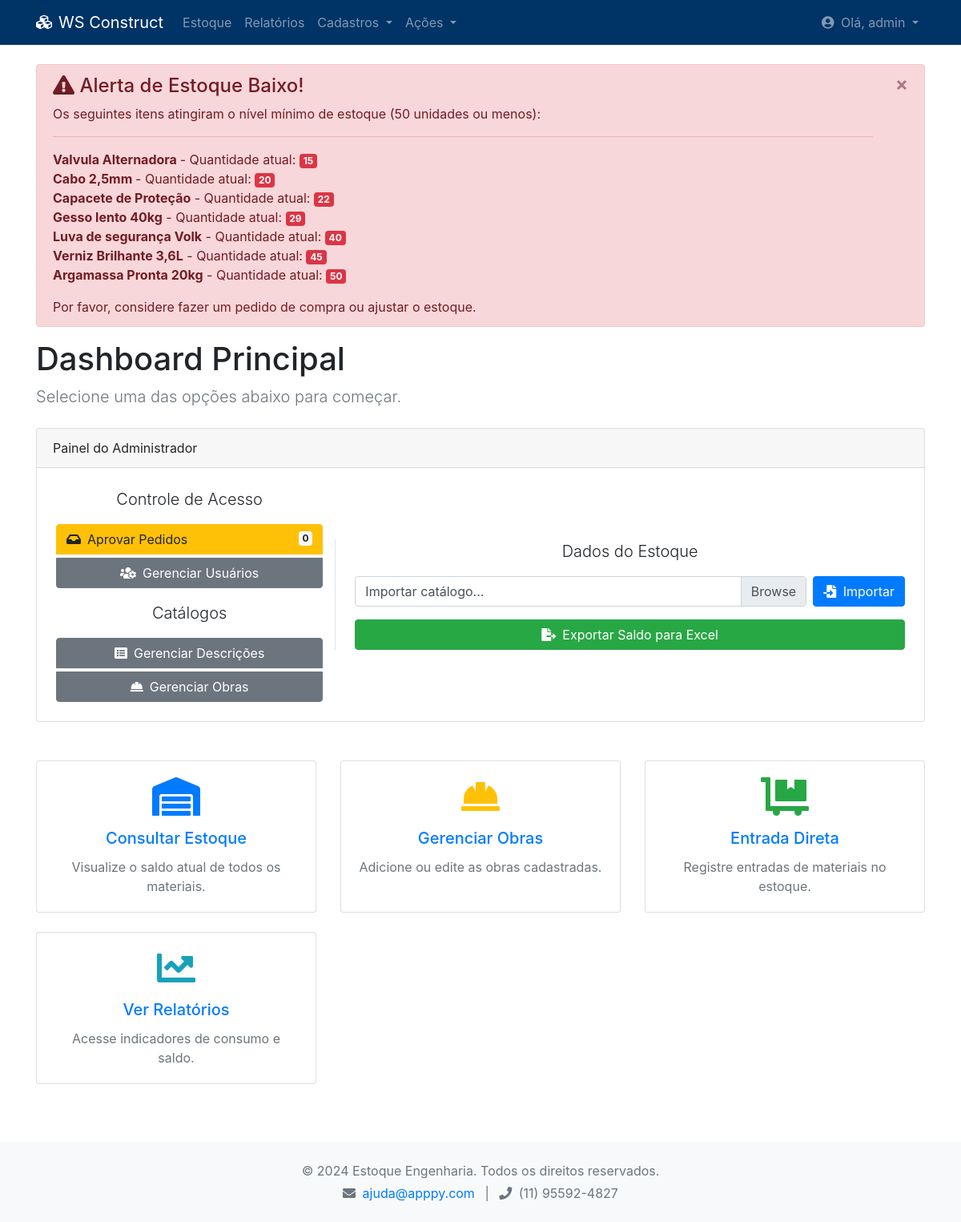
/ (signed in), run on the app's committed database.
### tables this page shows
CREATE TABLE itens_estoque (
        id INTEGER PRIMARY KEY AUTOINCREMENT,
        nome TEXT UNIQUE NOT NULL,
        descricao_id INTEGER,
        quantidade INTEGER NOT NULL DEFAULT 0,
        preco_unitario REAL,
        FOREIGN KEY (descricao_id) REFERENCES descricoes (id)
    );

### app.py (the view)
@app.route('/')
def dashboard():
    if 'usuario' not in session:
        return redirect(url_for('login'))
    itens_baixo_estoque = []
    if session['usuario']['role'] == 'administracao':
        itens_baixo_estoque = estoque.listar_itens_estoque_baixo()
    return render_template(
        'dashboard.html',
        usuario=session['usuario'],
        itens_baixo_estoque=itens_baixo_estoque)

### app.py (called while the page is built)
@app.context_processor
def inject_permissions():
    return dict(PERMISSOES=auth.PERMISSOES)

@app.context_processor
def inject_auth():
    return dict(auth=auth)

@app.context_processor
def inject_notifications():
    if 'usuario' in session and session['usuario']['role'] == 'administracao':
        pedidos_pendentes_count = len(pedidos.listar_pedidos_pendentes())
        return dict(pedidos_pendentes_count=pedidos_pendentes_count)
    return dict(pedidos_pendentes_count=0)

### database.py (called while the page is built)
def conectar_bd():
    try:
        conn = sqlite3.connect(DB_NAME)
        conn.row_factory = sqlite3.Row  # Permite acessar colunas pelo nome
        return conn
    except sqlite3.Error as e:
        logging.error(f"Erro ao conectar ao banco de dados: {e}")
        return None

### estoque.py (called while the page is built)
def listar_itens_estoque_baixo(minimo=50):
    conn = conectar_bd()
    if not conn: return []
    cursor = conn.cursor()
    cursor.execute("""
        SELECT i.id, i.nome, i.quantidade
        FROM itens_estoque i
        WHERE i.quantidade <= ?
        ORDER BY i.quantidade ASC
    """, (minimo,))
    itens = cursor.fetchall()
    conn.close()
    return [dict(item) for item in itens]

### pedidos.py (called while the page is built)
def listar_pedidos_pendentes():
    conn = conectar_bd()
    if not conn: return []
    cursor = conn.cursor()
    cursor.execute("""
        SELECT p.id, p.data_solicitacao, p.tipo, p.quantidade, p.justificativa,
               i.nome as item_nome, u.username as solicitante_nome, o.nome as obra_nome
        FROM pedidos p
        JOIN itens_estoque i ON p.item_id = i.id
        JOIN usuarios u ON p.solicitante_id = u.id
        LEFT JOIN obras o ON p.obra_id = o.id
        WHERE p.status = 'pendente'
        ORDER BY p.data_solicitacao ASC
    """)
    pedidos = cursor.fetchall()
    conn.close()
    pedidos_formatados = []
    for p in pedidos:
        pedido_dict = dict(p)
        pedido_dict['data_solicitacao'] = datetime.strptime(pedido_dict['data_solicitacao'], '%Y-%m-%d %H:%M:%S')
        pedidos_formatados.append(pedido_dict)
    return pedidos_formatados

### templates/dashboard.html (shortened to what this page needs)
{% extends "base.html" %}
{% block content %}
        {% if itens_baixo_estoque %}
        <div class="alert alert-danger alert-dismissible fade show" role="alert">
          <button type="button" class="close" data-dismiss="alert" aria-label="Close">
            <span aria-hidden="true">&times;</span>
          </button>
          <h4 class="alert-heading"><i class="fas fa-exclamation-triangle"></i> Alerta de Estoque Baixo!</h4>
          <p>Os seguintes itens atingiram o nível mínimo de estoque (50 unidades ou menos):</p>
          <hr>
          <ul class="list-unstyled">
            {% for item in itens_baixo_estoque %}
              <li><strong>{{ item.nome }}</strong> - Quantidade atual: <span class="badge badge-danger">{{ item.quantidade }}</span></li>
            {% endfor %}
          </ul>
          <p class="mb-0">Por favor, considere fazer um pedido de compra ou ajustar o estoque.</p>
        </div>
        {% endif %}
        <div class="mb-4">
            <h1>Dashboard Principal</h1>
            <p class="lead text-muted">Selecione uma das opções abaixo para começar.</p>
        </div>
        {% if usuario.role == 'administracao' %}
        <div class="card mt-4 mb-5">
            <div class="card-header">
                Painel do Administrador
            </div>
            <div class="card-body p-4">
                <div class="row align-items-center">
                    <div class="col-md-4 text-center">
                        <p class="lead">Controle de Acesso</p>
                        <div class="btn-group-vertical btn-block">
                            <a href="{{ url_for('gerenciar_pedidos') }}" class="btn btn-warning d-flex justify-content-between align-items-center">
                                <span><i class="fas fa-inbox mr-2"></i>Aprovar Pedidos</span>
                                <span class="badge badge-light">{{ pedidos_pendentes_count }}</span>
                            </a>
                            <a href="{{ url_for('gerenciar_usuarios') }}" class="btn btn-secondary mt-1"><i class="fas fa-users-cog mr-2"></i>Gerenciar Usuários</a>
                        </div>
                        <p class="lead mt-3">Catálogos</p>
                        <div class="btn-group-vertical btn-block">
                            <a href="{{ url_for('gerenciar_descricoes') }}" class="btn btn-secondary"><i class="fas fa-list-alt mr-2"></i>Gerenciar Descrições</a>
                            <a href="{{ url_for('gerenciar_obras') }}" class="btn btn-secondary mt-1"><i class="fas fa-hard-hat mr-2"></i>Gerenciar Obras</a>
                        </div>
                    </div>
                    <div class="col-md-8 border-left pl-4">
                        <p class="lead text-center">Dados do Estoque</p>
                        <form action="{{ url_for('importar_excel') }}" method="post" enctype="multipart/form-data" class="d-flex justify-content-center align-items-center mb-3">
                            <div class="custom-file w-auto flex-grow-1 mr-2">
                                <label class="custom-file-label" for="planilha">Importar catálogo...</label>
                            </div>
                            <button type="submit" class="btn btn-primary"><i class="fas fa-file-import mr-1"></i> Importar</button>
                        </form>
                        <a href="{{ url_for('exportar_excel') }}" class="btn btn-success btn-block"><i class="fas fa-file-export mr-2"></i>Exportar Saldo para Excel</a>
                    </div>
                </div>
            </div>
        </div>
        {% endif %}
        <div class="row mt-4">
            <div class="col-md-4 mb-4">
                <a href="{{ url_for('ver_estoque') }}" class="card-link">
                    <div class="card text-center h-100">
                        <div class="card-body">
                            <i class="fas fa-warehouse fa-3x mb-3 text-primary"></i>
                            <h5 class="card-title">Consultar Estoque</h5>
                            <p class="card-text text-muted">Visualize o saldo atual de todos os materiais.</p>
                        </div>
                    </div>
                </a>
            </div>
            {% if usuario.role == 'administracao' %}
            <div class="col-md-4 mb-4">
                <a href="{{ url_for('gerenciar_obras') }}" class="card-link">
                    <div class="card text-center h-100">
                        <div class="card-body">
                            <i class="fas fa-hard-hat fa-3x mb-3 text-warning"></i>
                            <h5 class="card-title">Gerenciar Obras</h5>
                            <p class="card-text text-muted">Adicione ou edite as obras cadastradas.</p>
                        </div>
                    </div>
                </a>
            </div>
            <div class="col-md-4 mb-4">
                <a href="{{ url_for('registrar_movimentacao') }}" class="card-link">
                    <div class="card text-center h-100">
                        <div class="card-body">
                            <i class="fas fa-dolly-flatbed fa-3x mb-3 text-success"></i>
                            <h5 class="card-title">Entrada Direta</h5>
                            <p class="card-text text-muted">Registre entradas de materiais no estoque.</p>
                        </div>
                    </div>
                </a>
            </div>
            {% endif %}
                <div class="col-md-4 mb-4">
                    <a href="{{ url_for('ver_relatorios') }}" class="card-link">
                        <div class="card text-center h-100">
                            <div class="card-body">
                                <i class="fas fa-chart-line fa-3x mb-3 text-info"></i>
                                <h5 class="card-title">Ver Relatórios</h5>
                                <p class="card-text text-muted">Acesse indicadores de consumo e saldo.</p>
                            </div>
                        </div>
                    </a>
                </div>
        </div>
{% endblock %}

### data on the page
itens_estoque: nome "Valvula Alternadora", quantidade "15"
itens_estoque: nome "Cabo 2,5mm", quantidade "20"
itens_estoque: nome "Capacete de Proteção", quantidade "22"
itens_estoque: nome "Gesso lento 40kg", quantidade "29"
itens_estoque: nome "Luva de segurança Volk", quantidade "40"
itens_estoque: nome "Verniz Brilhante 3,6L", quantidade "45"
itens_estoque: nome "Argamassa Pronta 20kg", quantidade "50"

### other printed values
{{ usuario.username }} "admin"
{{ pedidos_pendentes_count }} "0"
